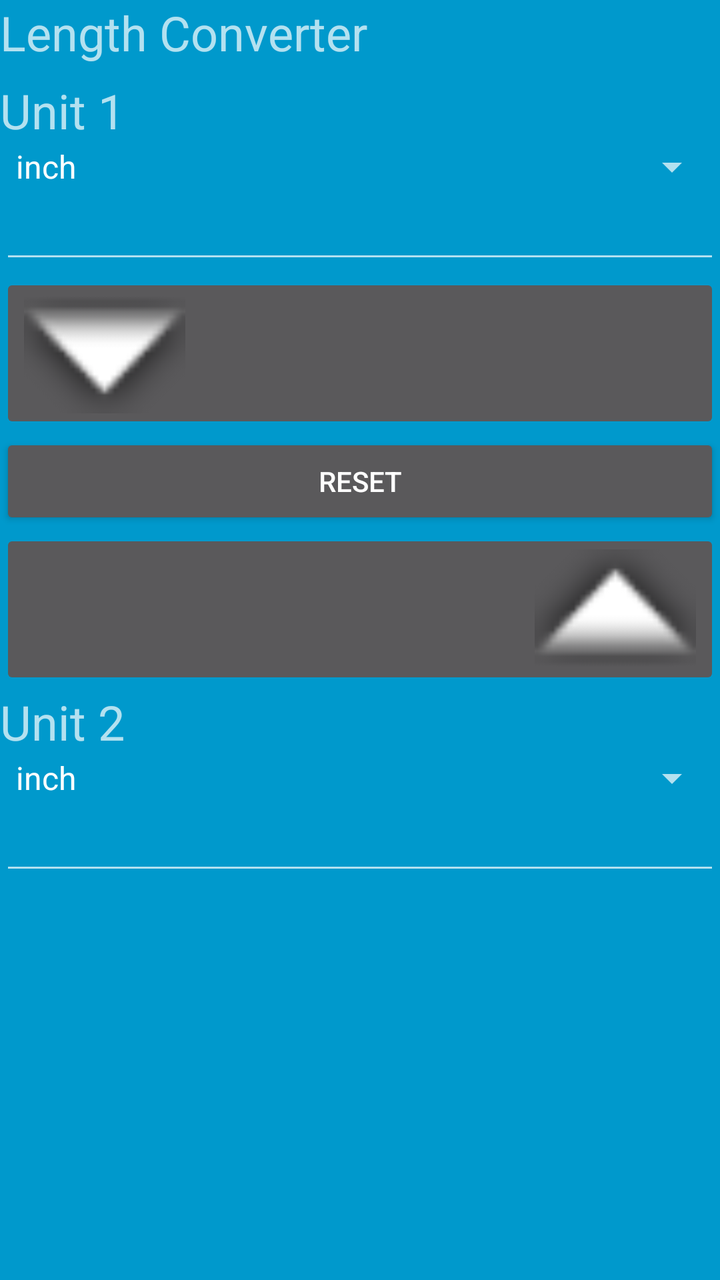
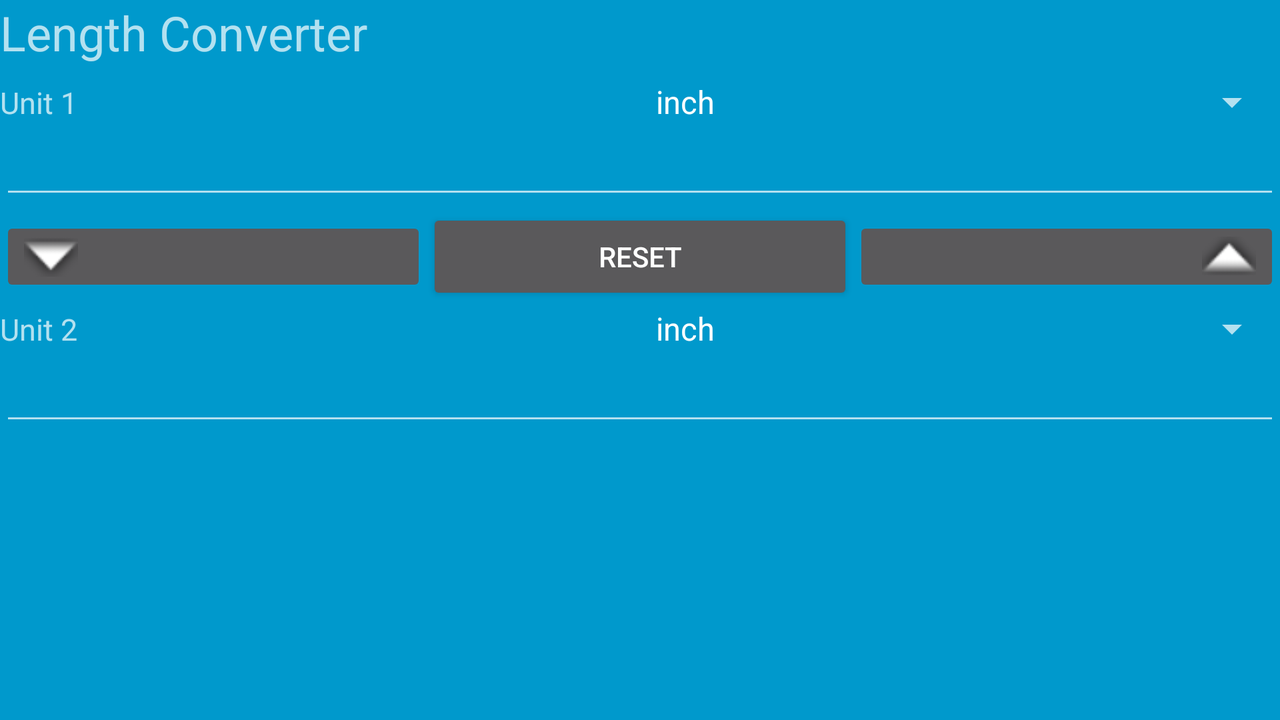

One screen, two layout resources from the same app: the default and the author's alternative for another configuration. Each is rendered where Android would select it; the XML of both is given below.
<!-- AndroidManifest.xml: activity theme AppTheme -->
<!-- res/layout/activity_length.xml -->
<FrameLayout xmlns:android="http://schemas.android.com/apk/res/android"
    xmlns:tools="http://schemas.android.com/tools"
    android:layout_width="match_parent"
    android:layout_height="match_parent"
    android:background="#0099cc"
    tools:context="ca.on.conestogac.assignment1.lengthActivity">

    
    <TableLayout xmlns:android="http://schemas.android.com/apk/res/android"
        android:layout_width="match_parent"
        android:layout_height="match_parent"
        xmlns:tools="http://schemas.android.com/tools"
        xmlns:app="http://schemas.android.com/apk/res-auto"
        tools:context="ca.on.conestogac.assignment1.lengthActivity">

        <TextView
            android:id="@+id/titleLable"
            android:layout_width="210dp"
            android:layout_height="39dp"
            android:text="Length Converter"
            android:textSize="24sp" />

        <TextView
            android:id="@+id/unit1Label"
            android:layout_width="wrap_content"
            android:layout_height="wrap_content"
            android:text="Unit 1"
            android:textSize="24sp" />

        <Spinner
            android:id="@+id/unit1Spinner"
            android:layout_width="368dp"
            android:layout_height="wrap_content"
            android:entries="@array/lengthUnits"/>

        <EditText
            android:id="@+id/length1EditText"
            android:layout_width="wrap_content"
            android:layout_height="wrap_content"
            android:inputType="numberDecimal" />

        <ImageButton
            android:id="@+id/tDAButton"
            style="@android:style/Widget.DeviceDefault.ImageButton"
            android:layout_height="80dp"
            android:onClick="onClick"
            android:scaleType="fitStart"
            app:srcCompat="@android:drawable/arrow_down_float" />

        <Button
            android:id="@+id/rSButton"
            android:layout_width="40dip"
            android:layout_height="wrap_content"
            android:text="RESET"
            android:onClick="onClick"/>

        <ImageButton
            android:id="@+id/bUAButton"
            style="@android:style/Widget.DeviceDefault.ImageButton"
            android:layout_height="80dp"
            android:onClick="onClick"
            android:scaleType="fitEnd"
            app:srcCompat="@android:drawable/arrow_up_float" />

        <TextView
            android:id="@+id/unit2Label"
            android:layout_width="wrap_content"
            android:layout_height="wrap_content"
            android:text="Unit 2"
            android:textSize="24sp" />

        <Spinner
            android:id="@+id/unit2Spinner"
            android:layout_width="368dp"
            android:layout_height="wrap_content"
            android:entries="@array/lengthUnits"/>

        <EditText
            android:id="@+id/length2EditText"
            android:layout_width="wrap_content"
            android:layout_height="wrap_content"
            android:ems="10"
            android:inputType="numberDecimal"
            />

        <TextView
            android:id="@+id/msgTextView"
            android:gravity="bottom"
            android:layout_width="wrap_content"
            android:layout_height="33dp"
            android:textSize="24sp" />

    </TableLayout>


    
    <FrameLayout
        android:layout_width="match_parent"
        android:layout_height="match_parent"
        android:fitsSystemWindows="true">

        <LinearLayout
            android:id="@+id/fullscreen_content_controls"
            style="?metaButtonBarStyle"
            android:layout_width="match_parent"
            android:layout_height="wrap_content"
            android:layout_gravity="bottom|center_horizontal"
            android:background="@color/black_overlay"
            android:orientation="horizontal"
            tools:ignore="UselessParent">

        </LinearLayout>
    </FrameLayout>

</FrameLayout>
<!-- resources referenced by this layout -->
<resources>
  <string-array name="lengthUnits">
          <item>inch</item>
          <item>meter</item>
          <item>centimeter</item>
      </string-array>
  <style name="AppTheme" parent="Theme.AppCompat.NoActionBar">
          
          <item name="colorPrimary">@color/colorPrimary</item>
          <item name="colorPrimaryDark">@color/colorPrimaryDark</item>
          <item name="colorAccent">@color/colorAccent</item>
      </style>
</resources>
<!-- res/layout-land/activity_length.xml (the author's variant of the layout above) -->
<!-- drawn on the phone turned sideways -->
<FrameLayout xmlns:android="http://schemas.android.com/apk/res/android"
    xmlns:tools="http://schemas.android.com/tools"
    android:layout_width="match_parent"
    android:layout_height="match_parent"
    android:background="#0099cc"
    tools:context="ca.on.conestogac.assignment1.lengthActivity">

    
    <TableLayout xmlns:android="http://schemas.android.com/apk/res/android"
        android:layout_width="match_parent"
        android:layout_height="match_parent"
        xmlns:tools="http://schemas.android.com/tools"
        xmlns:app="http://schemas.android.com/apk/res-auto"
        tools:context="ca.on.conestogac.assignment1.lengthActivity">

        <TextView
            android:id="@+id/titleLable"
            android:layout_width="210dp"
            android:layout_height="39dp"
            android:text="Length Converter"
            android:textSize="24sp" />

        <TableRow>
            <TextView
                android:id="@+id/unit1Label"
                android:layout_width="0dp"
                android:layout_height="wrap_content"
                android:layout_weight="1"
                android:text="Unit 1          "
                android:textSize="15sp" />

            <Spinner
                android:id="@+id/unit1Spinner"
                android:layout_width="0dp"
                android:layout_height="wrap_content"
                android:layout_weight="1"
                android:entries="@array/lengthUnits"/>
        </TableRow>

        <EditText
            android:id="@+id/length1EditText"
            android:layout_width="wrap_content"
            android:layout_height="wrap_content"
            android:inputType="numberDecimal" />

        <TableRow
            android:gravity="center">
            <ImageButton
                android:id="@+id/tDAButton"
                style="@android:style/Widget.DeviceDefault.ImageButton"
                android:layout_width="0dp"
                android:layout_height="40dp"
                android:layout_weight="1"
                android:onClick="onClick"
                android:scaleType="fitStart"
                app:srcCompat="@android:drawable/arrow_down_float" />

            <Button
                android:id="@+id/rSButton"
                android:layout_width="0dp"
                android:layout_height="wrap_content"
                android:layout_weight="1"
                android:text="RESET"
                android:onClick="onClick"/>

            <ImageButton
                android:id="@+id/bUAButton"
                style="@android:style/Widget.DeviceDefault.ImageButton"
                android:layout_width="0dp"
                android:layout_height="40dp"
                android:layout_weight="1"
                android:onClick="onClick"
                android:scaleType="fitEnd"
                app:srcCompat="@android:drawable/arrow_up_float" />
        </TableRow>

        <TableRow>
            <TextView
                android:id="@+id/unit2Label"
                android:layout_width="0dp"
                android:layout_height="wrap_content"
                android:layout_weight="1"
                android:text="Unit 2          "
                android:textSize="15sp" />

            <Spinner
                android:id="@+id/unit2Spinner"
                android:layout_width="0dp"
                android:layout_height="wrap_content"
                android:layout_weight="1"
                android:entries="@array/lengthUnits"/>
        </TableRow>

        <EditText
            android:id="@+id/length2EditText"
            android:layout_width="wrap_content"
            android:layout_height="wrap_content"
            android:ems="10"
            android:inputType="numberDecimal"/>


        <TableRow android:layout_gravity="bottom">
            <TextView
                android:id="@+id/msgTextView"
                android:gravity="bottom"
                android:layout_width="wrap_content"
                android:layout_height="33dp"
                android:textSize="24sp" />
        </TableRow>

    </TableLayout>


    
    <FrameLayout
        android:layout_width="match_parent"
        android:layout_height="match_parent"
        android:fitsSystemWindows="true">

        <LinearLayout
            android:id="@+id/fullscreen_content_controls"
            style="?metaButtonBarStyle"
            android:layout_width="match_parent"
            android:layout_height="wrap_content"
            android:layout_gravity="bottom|center_horizontal"
            android:background="@color/black_overlay"
            android:orientation="horizontal"
            tools:ignore="UselessParent">

        </LinearLayout>
    </FrameLayout>

</FrameLayout>
